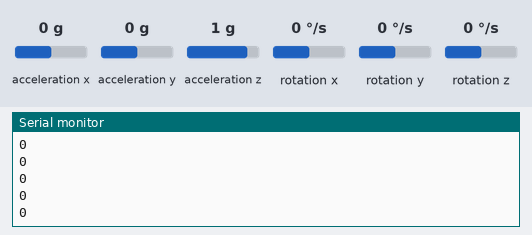
The sketch below on a simulated ESP8266 (NodeMCU). Shown: the last lines printed to the serial monitor. Wiring (inferred from the names in the program): MPU-6050 motion sensor at I2C address 0x69. Inputs (shaded band) come from the test bench; at power-on: acceleration x 0 g, acceleration y 0 g, acceleration z 1 g, rotation x 0 °/s, rotation y 0 °/s, rotation z 0 °/s.

Above: at 1.3 s.
1.4 s: acceleration x set to -1.4 g
At 1.9 s:
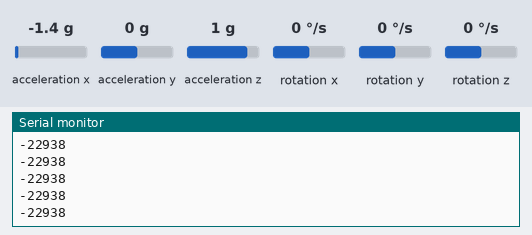
2.9 s: acceleration x set to -0.8 g
At 3.8 s:
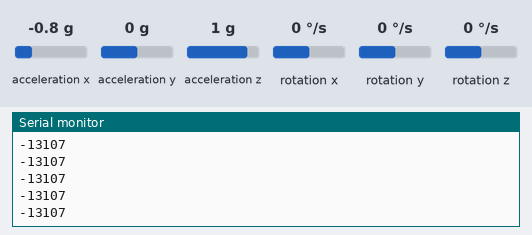
Timing chart, 0 to 5.9 s (numbered marks = the images above; inputs shaded):
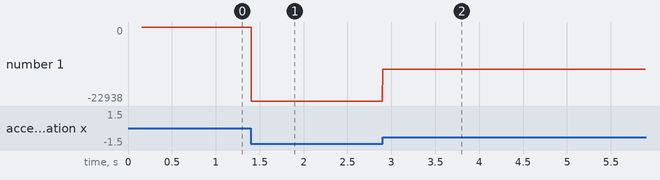

Measured:
- after the input at 1.4 s, the serial monitor: prints a new line at once (image 1)
- after the input at 2.9 s, the serial monitor: prints a new line at once (image 2)
- plotted number 1: 0 → -22938 after the input at 1.4 s, -22938 → -131 after the input at 2.9 s

The sketch:

03_gyroaccel.ino
```cpp
#include <ESP8266WiFi.h>
#include <Wire.h>

// Your WiFi credentials.
// Set password to "" for open networks.
char ssid[] = "Dualog-Guest";
char pass[] = "Duatos14";

// MPU6050 Slave Device Address
const uint8_t MPU6050SlaveAddress = 0x69;

// Select SDA and SCL pins for I2C communication
//const uint8_t scl = D6;
//const uint8_t sda = D7;

// sensitivity scale factor respective to full scale setting provided in datasheet
const uint16_t AccelScaleFactor = 16384;
const uint16_t GyroScaleFactor = 131;

// MPU6050 few configuration register addresses
const uint8_t MPU6050_REGISTER_SMPLRT_DIV   =  0x19;
const uint8_t MPU6050_REGISTER_USER_CTRL    =  0x6A;
const uint8_t MPU6050_REGISTER_PWR_MGMT_1   =  0x6B;
const uint8_t MPU6050_REGISTER_PWR_MGMT_2   =  0x6C;
const uint8_t MPU6050_REGISTER_CONFIG       =  0x1A;
const uint8_t MPU6050_REGISTER_GYRO_CONFIG  =  0x1B;
const uint8_t MPU6050_REGISTER_ACCEL_CONFIG =  0x1C;
const uint8_t MPU6050_REGISTER_FIFO_EN      =  0x23;
const uint8_t MPU6050_REGISTER_INT_ENABLE   =  0x38;
const uint8_t MPU6050_REGISTER_ACCEL_XOUT_H =  0x3B;
const uint8_t MPU6050_REGISTER_SIGNAL_PATH_RESET  = 0x68;

int16_t AccelX, AccelY, AccelZ, Temperature, GyroX, GyroY, GyroZ;
//float Ax, Ay, Az, T, Gx, Gy, Gz;

void setup() {
  // start the serial connection
  Serial.begin(9600);
  Serial.println("Starting");

  //Wire.begin(sda, scl);
  Wire.begin();
  MPU6050_Init();
}

void loop()
{
  /*float tAx=0, tAy=0, tAz=0, tT=0, tGx=0, tGy=0, tGz=0;
    const int f = 10;

    for (int i = 0; i < f; i++)
    {

    Read_RawValue(MPU6050SlaveAddress, MPU6050_REGISTER_ACCEL_XOUT_H);

    //divide each with their sensitivity scale factor
    tAx += (double)AccelX / AccelScaleFactor;
    tAy += (double)AccelY / AccelScaleFactor;
    tAz += (double)AccelZ / AccelScaleFactor;
    tT += (double)Temperature / 340 + 36.53; //temperature formula
    tGx += (double)GyroX / GyroScaleFactor;
    tGy += (double)GyroY / GyroScaleFactor;
    tGz += (double)GyroZ / GyroScaleFactor;

    //delay(10);
    }*/
  /*Serial.print("time:"); Serial.print(millis());
    Serial.print(",temp:"); Serial.print(tT);
    Serial.print(",ax:"); Serial.print(tAx);
    Serial.print(",ay:"); Serial.print(tAy);
    Serial.print(",az:"); Serial.print(tAz);
    Serial.print(",gx:"); Serial.print(tGx);
    Serial.print(",gy:"); Serial.print(tGy);
    Serial.print(",gz:"); Serial.println(tGz); //*/

  Read_RawValue(MPU6050SlaveAddress, MPU6050_REGISTER_ACCEL_XOUT_H);
  Serial.print(AccelX);
  Serial.println();
}


void I2C_Write(uint8_t deviceAddress, uint8_t regAddress, uint8_t data) {
  Wire.beginTransmission(deviceAddress);
  Wire.write(regAddress);
  Wire.write(data);
  Wire.endTransmission();
}

// read all 14 register
void Read_RawValue(uint8_t deviceAddress, uint8_t regAddress) {
  Wire.beginTransmission(deviceAddress);
  Wire.write(regAddress);
  Wire.endTransmission();
  Wire.requestFrom(deviceAddress, (uint8_t)14);
  AccelX = (((int16_t)Wire.read() << 8) | Wire.read());
  AccelY = (((int16_t)Wire.read() << 8) | Wire.read());
  AccelZ = (((int16_t)Wire.read() << 8) | Wire.read());
  Temperature = (((int16_t)Wire.read() << 8) | Wire.read());
  GyroX = (((int16_t)Wire.read() << 8) | Wire.read());
  GyroY = (((int16_t)Wire.read() << 8) | Wire.read());
  GyroZ = (((int16_t)Wire.read() << 8) | Wire.read());
}

//configure MPU6050
void MPU6050_Init() {
  delay(150);
  I2C_Write(MPU6050SlaveAddress, MPU6050_REGISTER_SMPLRT_DIV, 0x07);
  I2C_Write(MPU6050SlaveAddress, MPU6050_REGISTER_PWR_MGMT_1, 0x01);
  I2C_Write(MPU6050SlaveAddress, MPU6050_REGISTER_PWR_MGMT_2, 0x00);
  I2C_Write(MPU6050SlaveAddress, MPU6050_REGISTER_CONFIG, 0x00);
  I2C_Write(MPU6050SlaveAddress, MPU6050_REGISTER_GYRO_CONFIG, 0x00);//set +/-250 degree/second full scale
  I2C_Write(MPU6050SlaveAddress, MPU6050_REGISTER_ACCEL_CONFIG, 0x00);// set +/- 2g full scale
  I2C_Write(MPU6050SlaveAddress, MPU6050_REGISTER_FIFO_EN, 0x00);
  I2C_Write(MPU6050SlaveAddress, MPU6050_REGISTER_INT_ENABLE, 0x01);
  I2C_Write(MPU6050SlaveAddress, MPU6050_REGISTER_SIGNAL_PATH_RESET, 0x00);
  I2C_Write(MPU6050SlaveAddress, MPU6050_REGISTER_USER_CTRL, 0x00);
}
```
